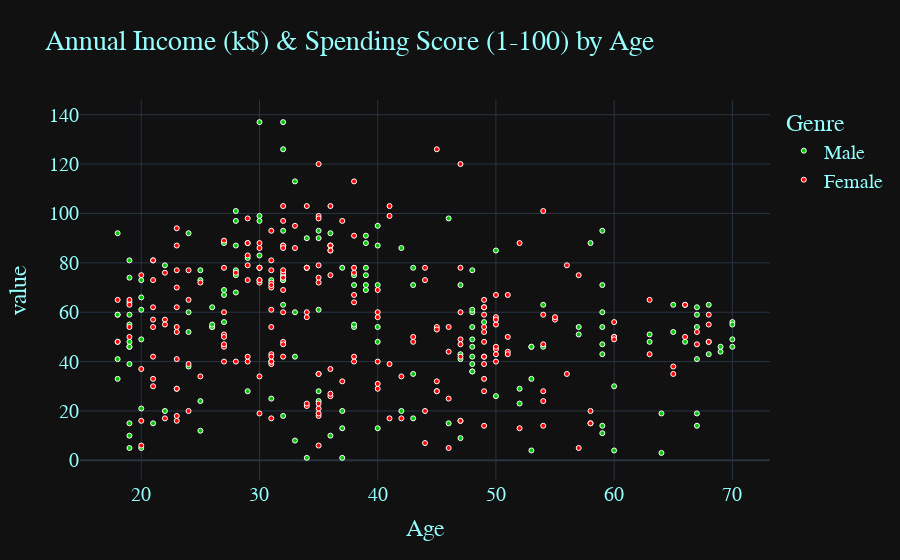

Notebook code cell kept with this figure:
### Code cell
fig = px.scatter(dataset, x = "Age",  y = ["Annual Income (k$)", "Spending Score (1-100)"], color = "Genre",
                 color_discrete_sequence = ["#00C700", "#FF0000"],
                 title = "Annual Income (k$) & Spending Score (1-100) by Age")

fig.update_layout(template = "plotly_dark", font = dict(family = "PT Sans", size = 20, color = "#97FFFF"))
fig.update_traces(marker = dict(size = 5, line = dict(width = 1, color = "#FFFFFF")))

fig.show()

### Figure 1 — Plotly figure (JSON) as saved in the notebook; plotly's stock layout.template omitted (floating-point values rounded to 4 significant figures; data arrays with more than 128 entries replaced by an {"elided": "..."} marker saying what was removed)
{"data": [{"hovertemplate": "Genre=Male<br>Age=%{x}<br>value=%{y}<extra></extra>", "legendgroup": "Male", "marker": {"color": "#00C700", "line": {"color": "#FFFFFF", "width": 1}, "size": 5, "symbol": "circle"}, "mode": "markers", "name": "Male", "orientation": "v", "showlegend": true, "type": "scatter", "x": {"elided": "176 int values"}, "xaxis": "x", "y": {"elided": "176 int values"}, "yaxis": "y"}, {"hovertemplate": "Genre=Female<br>Age=%{x}<br>value=%{y}<extra></extra>", "legendgroup": "Female", "marker": {"color": "#FF0000", "line": {"color": "#FFFFFF", "width": 1}, "size": 5, "symbol": "circle"}, "mode": "markers", "name": "Female", "orientation": "v", "showlegend": true, "type": "scatter", "x": {"elided": "224 int values"}, "xaxis": "x", "y": {"elided": "224 int values"}, "yaxis": "y"}], "layout": {"font": {"color": "#97FFFF", "family": "PT Sans", "size": 20}, "legend": {"title": {"text": "Genre"}, "tracegroupgap": 0}, "title": {"text": "Annual Income (k$) & Spending Score (1-100) by Age"}, "xaxis": {"anchor": "y", "domain": [0, 1], "title": {"text": "Age"}}, "yaxis": {"anchor": "x", "domain": [0, 1], "title": {"text": "value"}}}}
